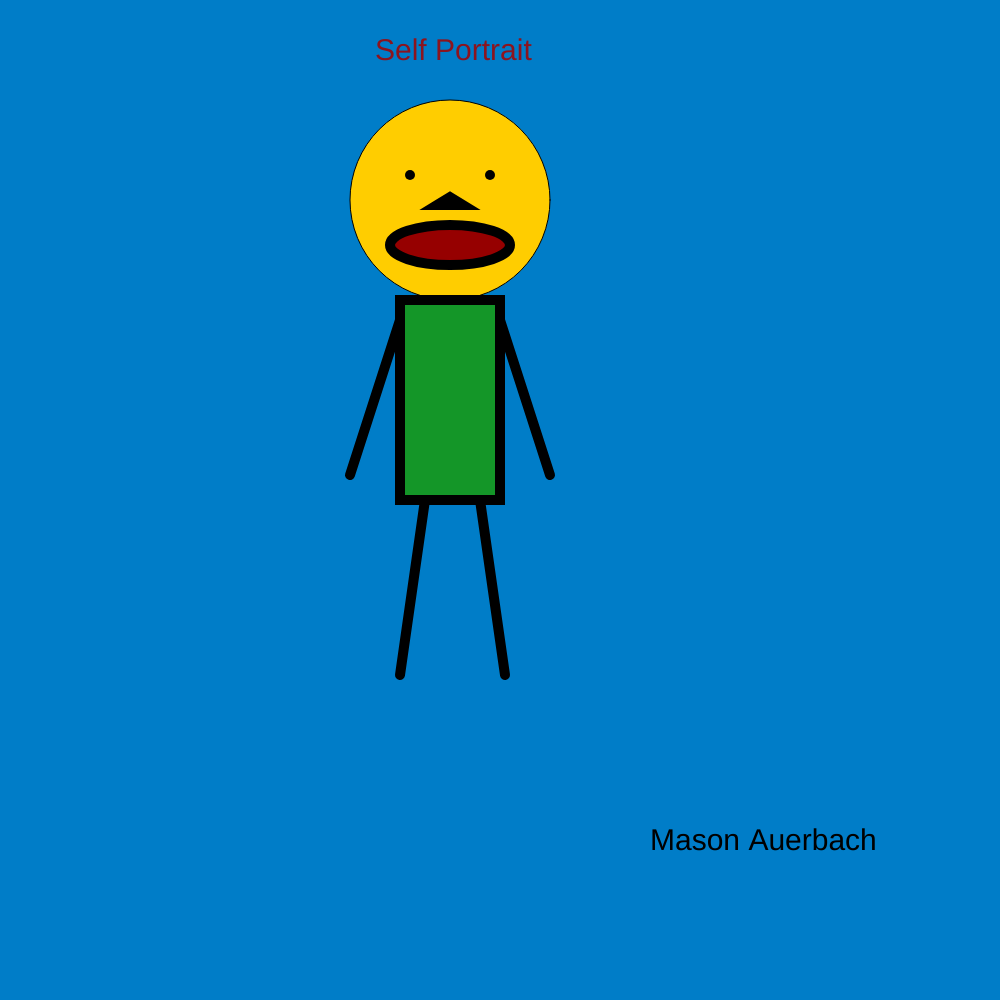
Frame 1 (no input)
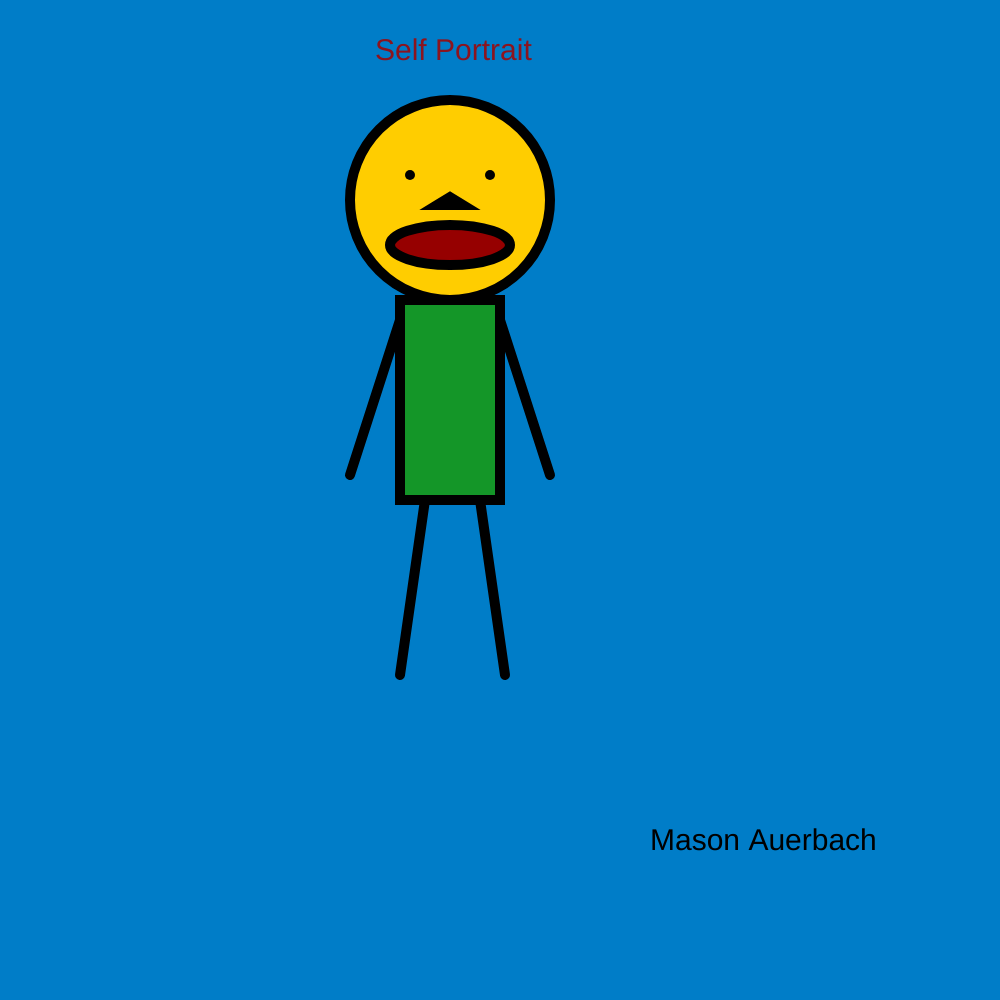
Frame 60 (no input)
Frame 120 (the mouse pressed at the canvas centre since frame 60): identical to frame 60, image omitted

The p5.js sketch that drew these frames (run headless with seeded random() and noise() and a simulated clock; from frame 60 on, the mouse is pressed at the canvas centre):

// p5.js sketch
// ── sketch.js
function setup() {
  createCanvas(1000,1000);
}

function draw() {
  background(0,125,200);
  //title
  fill(140,20,30)
  textSize(30)
  text("Self Portrait", 375, 60)
//head
  fill(255,205,0);
  circle(450,200,200);

  //eyes
  strokeWeight(10);
  point(410,175);
  point(490,175);

  //mouth
  fill(150,0,0)
  ellipse(450,245,120,40)

  //nose
  triangle(437,205,450,197,463,205)

  //body
  fill(20,150,40)
  rect(400,300,100,200)

  //right Arm
  line(500,320,550,475)

  //left Arm
  line(400,320,350,475)

  //left leg
  line(425,500,400,675)

  //right leg
  line(480,500,505,675)

  //signature
  fill(0,0,0)
  textSize(30)
  text("Mason Auerbach", 650,850)
}
// ── p5jsMessingAround.html
<html>
  <head>
    <script src="https://cdnjs.cloudflare.com/ajax/libs/p5.js/1.1.9/p5.min.js"></script>
    <script src="sketch.js"></script>
  </head>
  <body>
  </body>
</html>
// ── week9HW.html
<html>
    <head>
        <script src="https://cdnjs.cloudflare.com/ajax/libs/p5.js/1.1.9/p5.min.js"></script>
        <script src="sketch.js"></script>
      </head>

</html>
